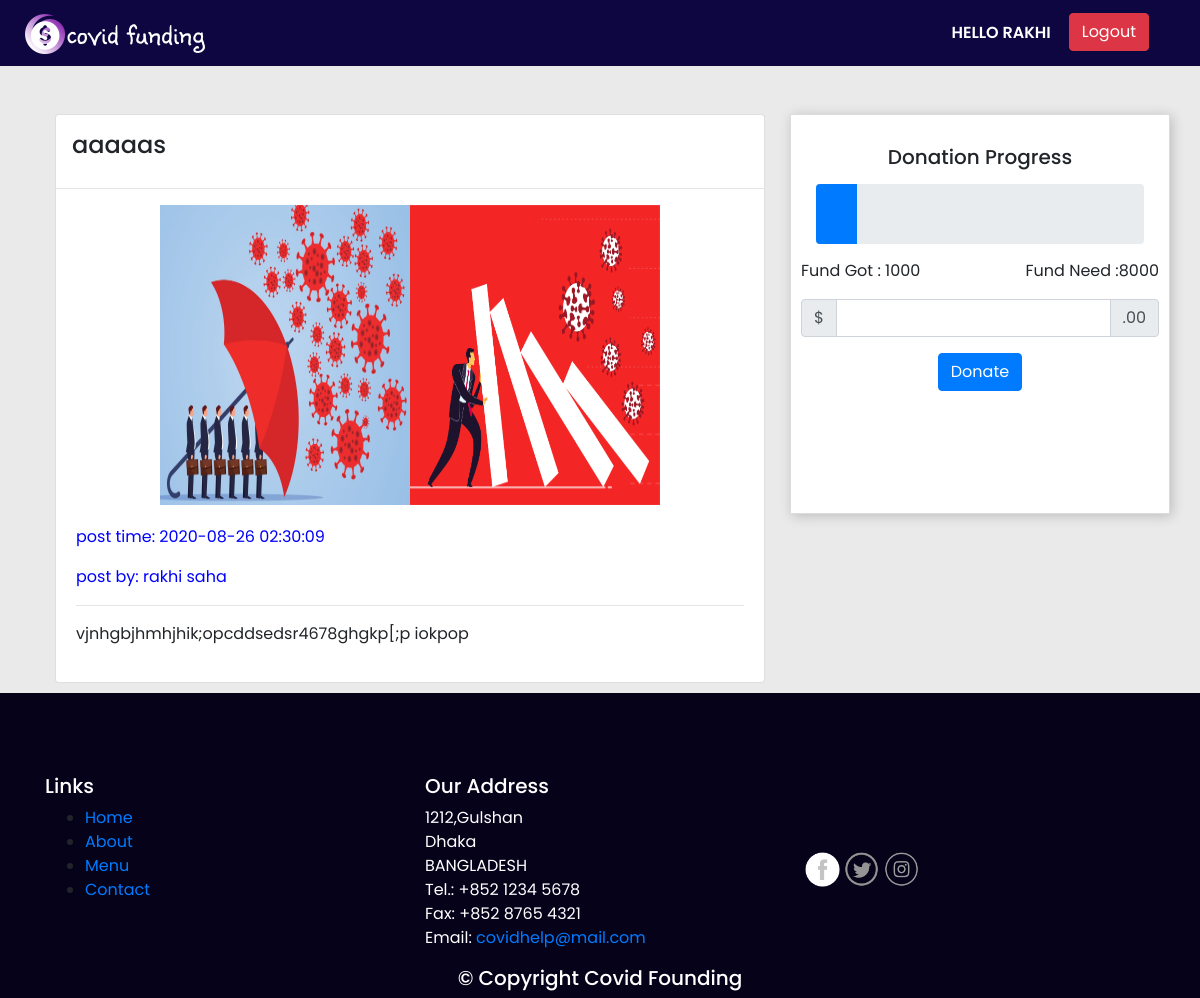
The page /users/user_post_details.php?post_id=25 (signed in) on the database its author committed.
### tables this page shows
CREATE TABLE `users` (
  `user_id` int(11) NOT NULL,
  `firstname` varchar(20) NOT NULL,
  `lastname` varchar(20) NOT NULL,
  `email` varchar(55) NOT NULL,
  `address` varchar(55) NOT NULL,
  `contact` varchar(20) NOT NULL,
  `password` varchar(20) NOT NULL,
  `photo` varchar(500) NOT NULL
);

CREATE TABLE `posts` (
  `post_id` int(11) NOT NULL,
  `post_title` varchar(500) NOT NULL,
  `post_amount` varchar(50) NOT NULL,
  `post_details` varchar(1200) NOT NULL,
  `post_pic1` varchar(500) NOT NULL,
  `post_pic2` varchar(500) NOT NULL,
  `user_id` int(11) NOT NULL,
  `user_name` varchar(55) NOT NULL,
  `post_date` varchar(100) NOT NULL,
  `getamount` double NOT NULL
);

### users/user_post_details.php (the view, shortened to what this page needs)
<?php
$post_id=$_GET['post_id'];
?>
<!DOCTYPE html>
<html lang="en">
<head>
    <link rel="stylesheet" href="../assets/css/bootstrap.min.css">
    <link rel="stylesheet" href="../assets/css/style.css">
    <link rel="stylesheet" href="../assets/css/styles.css">
</head>
<body>
    <header class="header-menu">
      <nav class="navbar navbar-expand-lg navbar-light sticky">
      <img src="../assets/images/xxx.png">
          <div class="collapse navbar-collapse" id="navbarSupportedContent">
            <ul class="navbar-nav">
            <li class="nav-item ">
                <a class="nav-link navname" href="#home">Hello <?php
                include("../config/dbconn.php");
                $query=mysqli_query($dbconn,"select * from users where user_id='".$_SESSION['user_id']."'");
                $row=mysqli_fetch_array($query);
                $fname=$row['firstname'];
                $lname=$row['lastname'];
                $name=$fname.' '.$lname;
                echo ''.$row['firstname'].'';
                ?> <span class="sr-only">(current)</span></a>
              </li>
              <li class="nav-item">
                  <a class="btn btn-danger button" href="logout.php">Logout</a>
                </li>
            </ul>
          </div>
        </nav>
    </header>
    <section class="post-details">
        <div class="container">
            <div class="row">
            <div class="col-md-8">
            <?php
    $query = "SELECT * FROM posts where post_id='$post_id' ";
    $result = mysqli_query($dbconn,$query);
    while($res = mysqli_fetch_array($result)) {
        $post_title=$res['post_title'];
        $post_details=$res['post_details'];
        $date=$res['post_date'];
        $tamount=$res['post_amount'];
        $amountget= $res['getamount'];
?>
<div class="card" style="width:auto ; margin-top:3em;">
        <h4 class="card-title pt-3 px-3"><?php echo $post_title; ?></h4><hr>
            <div class="row justify-content-center">
                  <?php if($res['post_pic1'] != ""): ?>
            <img src="../uploads/<?php echo $res['post_pic1']; ?>" width="250px" height="300px" aling="center">
            <?php else: ?>
            <img src="../uploads/default.jpg" width="300px" height="200px" aling="center">
            <?php endif; ?>
                  <?php if($res['post_pic1'] != ""): ?>
            <img src="../uploads/<?php echo $res['post_pic2']; ?>" width="250px" height="300px" aling="center">
            <?php else: ?>
            <?php endif; ?>
             </div>
                    <div class="card-body">
                      <p class="card-text" style="color:blue;">post time: <?php echo $date ?></p>
                      <p class="card-text" style="color:blue;">post by: <?php echo $name ?></p><hr>
                      <p  ><?php echo $post_details ?></p>
                    </div>
                  </div>
            </div>
    <?php } ?>
            <div class="col-md-4 donation" style="margin-top:3em;">
                        <div class="container" style="margin-top:20px;">
                          <center>  <h5>Donation Progress</h5> </center>
<?php
        $pvalue = ($amountget/$tamount)*100;
?>
            <div class="progress md-progress" style="height: 60px; margin-top:15px;">
  <div class="progress-bar" role="progressbar" style="width: <?php echo $pvalue?>%; height: 60px" aria-valuenow="25" aria-valuemin="0" aria-valuemax="100"></div>
</div>
<div class="row" style=" margin-top:15px;">
    <p>Fund Got : <?php echo $amountget ?></p>
    <p class="ml-auto">Fund Need :<?php echo $tamount ?></p>
</div>
<div class="row justify-content-center">
    <form action="user_donate_payment.php" method="post">
<div class="input-group mb-3" width="100px">
  <div class="input-group-prepend">
    <span class="input-group-text">$</span>
  </div>
  <input type="text" name="donation" class="form-control" aria-label="Amount (to the nearest dollar)" >
  <div class="input-group-append">
    <span class="input-group-text">.00</span>
  </div>
</div>
<center>
<button type="submit" name="submit" href="user_donate_payment.php?donation=<?php echo $donation ?>" class="btn btn-primary">Donate</button>
</center>
</div>
    </div>
  </div>
  </div>
</div>
</section>
<?php include('../footer.php');  ?>
</body>
</html>

### assets/css/style.css (style rules this page uses)
* { font-family: 'Poppins',sans-serif; }
.navbar { background-color: #0D0640; }
.navbar-nav .nav-item .nav-link { color: white; }
.nav-item .button { margin-left: 10px; }
.header-menu .navbar-nav { padding: 5px 35px; }
.header-menu .nav-link { text-transform: uppercase; font-weight: 600; }
.navname { color: white; }
.card { margin: 10px; }
.post-details { background: #EAEAEA ; }

### assets/css/styles.css (style rules this page uses)
.donation { border: 1px solid #DCDCDC; height: 400px; box-shadow: 2px 2px 12px rgba(0,0,0,0.2); padding: 10px; background-color: white; }

### rows shown on the page
users: firstname "RAKHI"
posts: post_title "aaaaas", post_pic1 (picture), post_pic2 (picture), post_date "2020-08-26 02:30:09", user.lastname "rakhi saha", post_details "vjnhgbjhmhjhik;opcddsedsr4678ghgkp[;p iokpop", getamount "1000", post_amount "8000"
